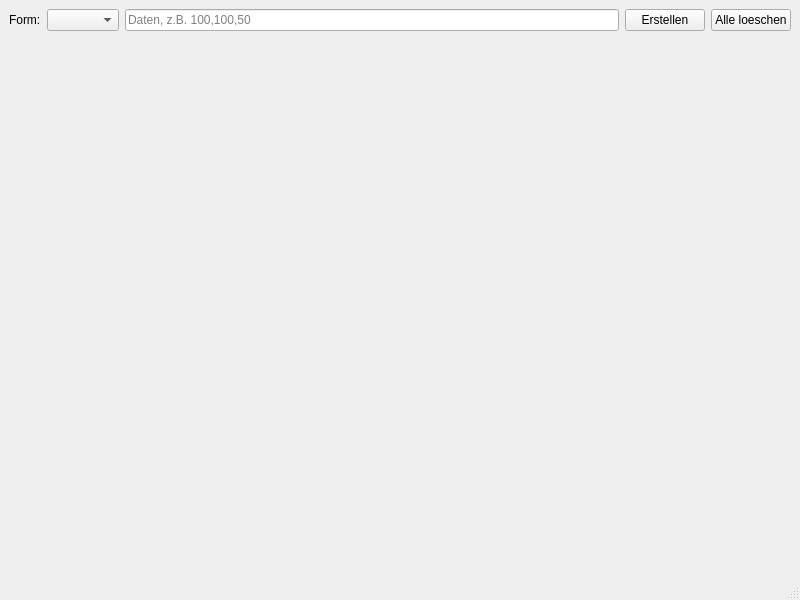
<?xml version="1.0" encoding="UTF-8"?>
<ui version="4.0">
 <class>MainWindow</class>
 <widget class="QMainWindow" name="MainWindow">
  <property name="geometry">
   <rect>
    <x>0</x>
    <y>0</y>
    <width>800</width>
    <height>600</height>
   </rect>
  </property>
  <property name="windowTitle">
   <string>Formen</string>
  </property>
  <widget class="QWidget" name="centralwidget">
   <layout class="QVBoxLayout" name="verticalLayout">
    <item>
     <layout class="QHBoxLayout" name="controlLayout">
      <item>
       <widget class="QLabel" name="label_form">
        <property name="text">
         <string>Form:</string>
        </property>
       </widget>
      </item>
      <item>
       <widget class="QComboBox" name="form_select"/>
      </item>
      <item>
       <widget class="QLineEdit" name="data_input">
        <property name="placeholderText">
         <string>Daten, z.B. 100,100,50</string>
        </property>
       </widget>
      </item>
      <item>
       <widget class="QPushButton" name="pushButton">
        <property name="text">
         <string>Erstellen</string>
        </property>
       </widget>
      </item>
      <item>
       <widget class="QPushButton" name="pushButton_clear">
        <property name="text">
         <string>Alle loeschen</string>
        </property>
       </widget>
      </item>
     </layout>
    </item>
    <item>
     <widget class="QLabel" name="help_text">
      <property name="text">
       <string/>
      </property>
      <property name="styleSheet">
       <string notr="true">color: gray;</string>
      </property>
     </widget>
    </item>
    <item>
     <spacer name="canvasSpacer">
      <property name="orientation">
       <enum>Qt::Vertical</enum>
      </property>
      <property name="sizeHint" stdset="0">
       <size>
        <width>20</width>
        <height>40</height>
       </size>
      </property>
     </spacer>
    </item>
   </layout>
  </widget>
  <widget class="QStatusBar" name="statusbar"/>
 </widget>
 <resources/>
 <connections/>
</ui>
